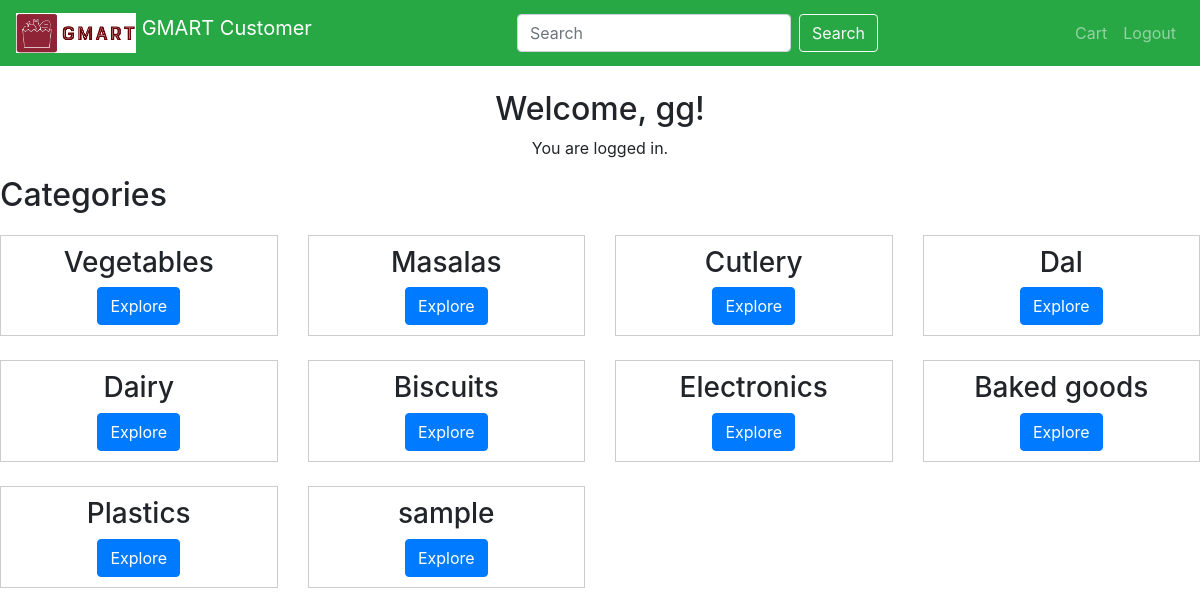
Page /dashboard (signed in) on the committed database.
### tables this page shows
CREATE TABLE categories (
    id INTEGER PRIMARY KEY AUTOINCREMENT,
    name TEXT UNIQUE
);

### app.py (the view)
@app.route('/dashboard')
def dashboard():
    if 'user_id' in session:
        user_name = session['user_name']
        connection = get_db_connection2()
        cursor = connection.cursor()
        categories = []
        try:
            cursor.execute("SELECT id, name FROM categories")
            categories = cursor.fetchall()
        except sqlite3.Error as e:
            print("Error fetching categories:", e)
        connection.close()
        return render_template('dashboard.html', user_name=user_name, categories=categories)
    else:
        return redirect(url_for('login'))

### app.py (called while the page is built)
def get_db_connection2():
    return sqlite3.connect(DATABASE)

### templates/dashboard.html (shortened to what this page needs)
<!DOCTYPE html>
<html>
<head>
</head>
<body>
    <!DOCTYPE html>
<html lang="en">
<head>
    <link rel="stylesheet" href="{{ url_for('static', filename='dashboard.css') }}">
    <link rel="stylesheet" href="https://stackpath.bootstrapcdn.com/bootstrap/4.5.2/css/bootstrap.min.css">
</head>
<body>
    {% block content %}
    <nav class="navbar navbar-expand-lg navbar-dark bg-success">
        <a class="navbar-brand" href="#">
            <img src="{{ url_for('static', filename='images/logo.png') }}" width="120" height="40" class="d-inline-block align-top" alt="">
            GMART Customer
        </a>
        <form class="form-inline my-2 my-lg-0 ml-auto">
            <input class="form-control mr-sm-2" type="search" placeholder="Search" aria-label="Search">
            <button class="btn btn-outline-light my-2 my-sm-0" type="submit">Search</button>
        </form>
        <ul class="navbar-nav ml-auto">
            <li class="nav-item">
                <a class="nav-link" href="/cart">Cart</a>
            </li>
            <li class="nav-item">
                <a class="nav-link" href="/customer_logout">Logout</a>
            </li>
        </ul>
    </nav>
<br>
    <div class="text-center"><h2>Welcome, {{ user_name }}!</h2>
        <p>You are logged in.</p></div>
        <h2>Categories</h2>
        <div class="category-list">
            <div class="row">
              {% for category in categories %}
                <div class="col-md-3 mb-4 col-sm-6 col-xs-12">
                  <div class="category-card" style="background-color: white; border: 1px solid #ccc; padding: 10px; text-align: center;">
                    <h3>{{ category[1] }}</h3>
                    <a href="{{ url_for('customer_category_products', category_id=category[0]) }}" class="btn btn-primary">Explore</a>
                  </div>
                </div>
              {% endfor %}
            </div>
          </div>
        {% endblock %}
</body>
</html>
</body>
</html>

### static/css/dashboard.css (style rules this page uses)
.category-list { display: flex; flex-wrap: wrap; justify-content: space-between; margin-top: 20px; }

### rows in the picture
categories: name "Vegetables"
categories: name "Masalas"
categories: name "Cutlery"
categories: name "Dal"
categories: name "Dairy"
categories: name "Biscuits"
categories: name "Electronics"
categories: name "Baked goods"
categories: name "Plastics"
categories: name "sample"

### other values in the picture
{{ user_name }} "gg"
